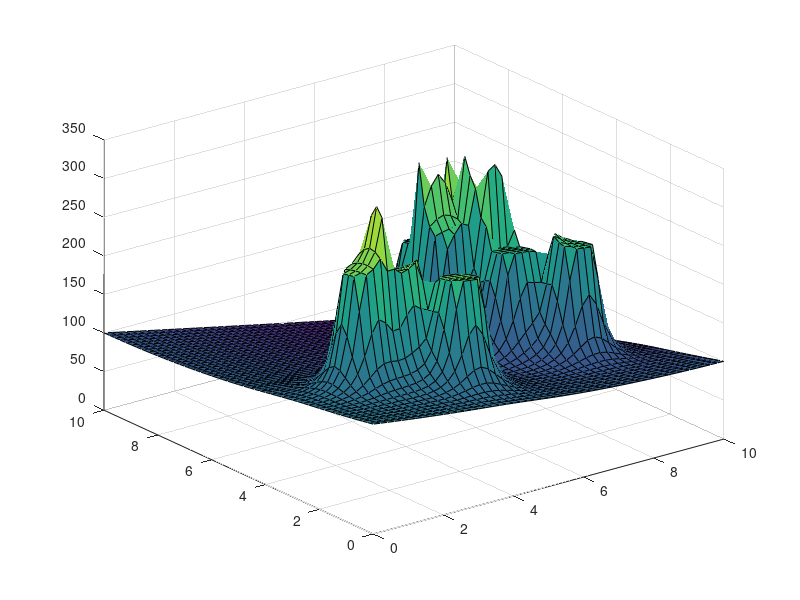

Reproduce this figure in MATLAB.
close all;clear
%% Copyright@https://www.jianshu.com/u/1f9b23cfe862

density = 0.2;
Grid_X = 0:density:10;
Grid_Y = 0:density:10;
Basic_Z = ones(length(Grid_X), length(Grid_Y));

P0 = 20;
a = 20; %斥力影响因素
b = 10; %引力影响因素
%%
Goal = [10,10]; %目标
Obs = [3,2;
            3,3;
             5,7;
             5.3,6;
             6,6;
             2,4;
             3,8;
             4,7;
             8,9]; %障碍物坐标
         for k1 = 1: length(Grid_X)
             for k2 =1:length(Grid_Y)
                 X_c = Grid_X(k1);
                 Y_c = Grid_Y(k2);
                 rre =[];                 
                 rat = sqrt((Goal(1)-X_c)^2 +(Goal(2)-Y_c)^2);                 
                 Y_rre = [];
                 Y_ata = [];               
                 for k3 = 1:length(Obs)
                     rre(k3) =    sqrt((Obs(k3,1)-X_c)^2 +(Obs(k3,2)-Y_c)^2);
                     Y_rre(k3) = a*(1/rre(k3)  - 1/P0 ) *1/(rre(k3)^2); %基本斥力场公式                     
                     if  isinf(Y_rre(k3))==1|| Y_rre(k3)>150 %为显示效果做的限制处理
                         Y_rre = 150;
                     end                     
                 end
                Y_ata = b*rat; %基本引力场公式，注意这里引力只有一个值
                 Field_rre(k1,k2) = sum(Y_rre);
                 Field_ata(k1,k2) =  Y_ata;
             end
         end

SUM = Field_rre  + Field_ata;
surf(Grid_X,Grid_Y,SUM) %总力场